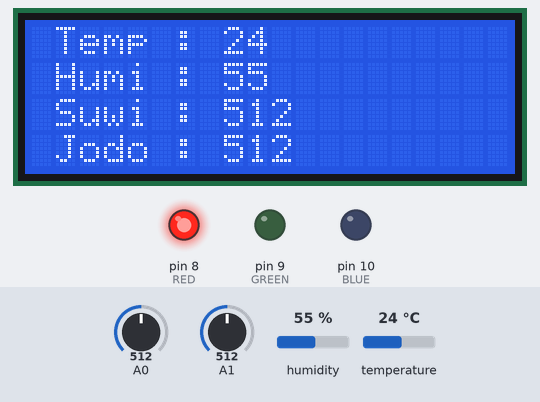
The sketch below on a simulated Arduino Uno, built with avr-gcc and run on an emulated ATmega328P. Shown: 20×4 character LCD, output pins drawn as LEDs (lit = HIGH). Dashed ring = blinking. The inputs (shaded band) are chosen by the test bench; at power-on: humidity 55 %, A0 = 512, A1 = 512, temperature 24 °C. What the sketch prints to the serial monitor is not drawn.

Above: at 7.7 s.
7.8 s: humidity set to 22 %
At 15.7 s:
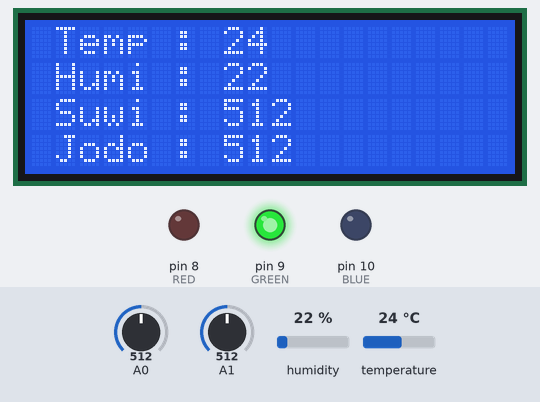
17.3 s: A0 set to 716
At 25.8 s:
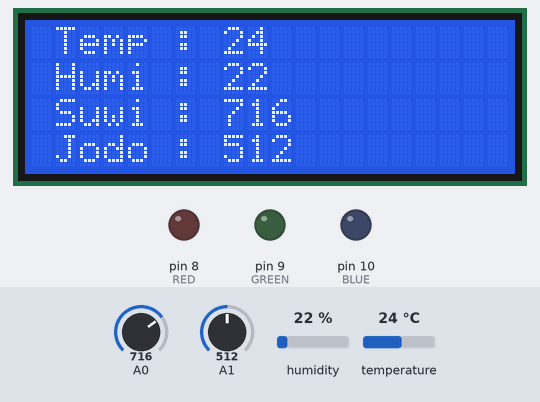
26.8 s: A1 set to 716
At 31.6 s:
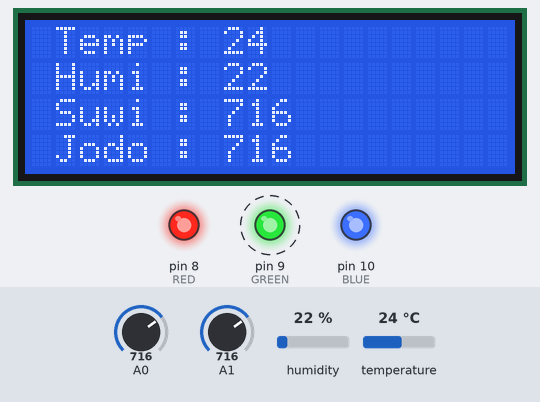
36.3 s: temperature set to 12 °C
At 45.2 s:
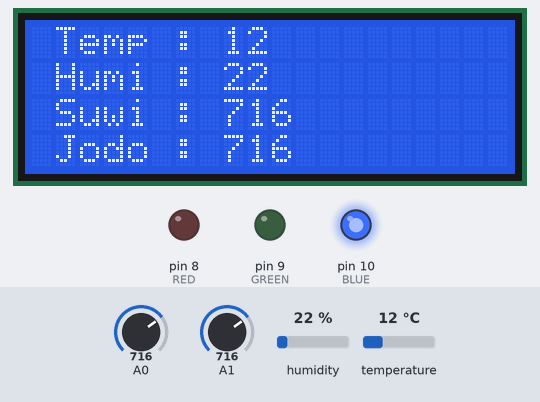
45.8 s: A0 set to 992
At 54.5 s:
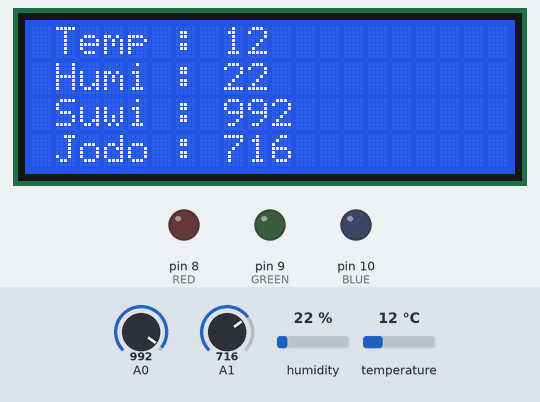
55.3 s: A1 set to 992
At 61.1 s:
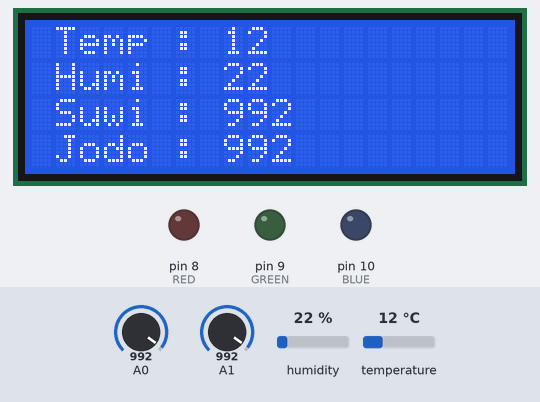
Timing chart, 0 to 65.8 s (numbered marks = the images above; inputs shaded):
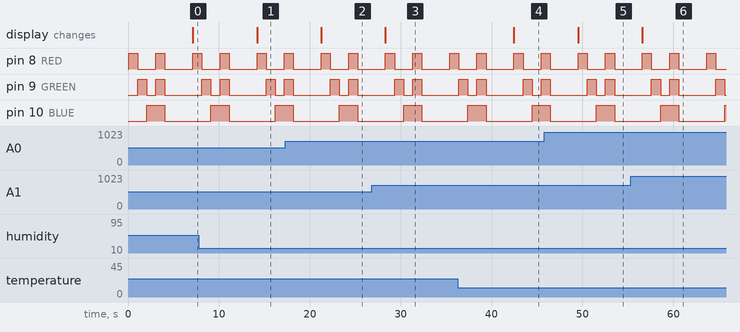

Measured:
- after the input at 7.8 s, the display: changes after 6.4 s (image 1)
- after the input at 17.3 s, the display: changes after 4.0 s (image 2)
- after the input at 26.8 s, the display: changes after 1.5 s (image 3)
- after the input at 36.3 s, the display: changes after 6.2 s (image 4)
- after the input at 45.8 s, the display: changes after 3.7 s (image 5)
- after the input at 55.3 s, the display: changes after 1.3 s (image 6)

The sketch:

1111_sum.ino
```cpp
#include <Adafruit_Sensor.h>
#include <DHT.h>
#include <DHT_U.h>
#include <LiquidCrystal_I2C.h>        //tlcd
#include <Wire.h>                     //tlcd

DHT mydht (2,DHT11);                          //온습도
LiquidCrystal_I2C mytlcd (0x27, 20, 4);        //tlcd

void setup() {
  pinMode (8, OUTPUT);   //RED
  pinMode (9, OUTPUT);     //GREEN
  pinMode (10, OUTPUT);    //BLUE
  pinMode(A1,INPUT);   //조도센서
  //A0 수위센서연결

  Serial.begin(9600);
  mydht.begin();            //온습도 센서
  mytlcd.init();          //tlcd
  mytlcd.backlight();       //tlcd

 }

void loop() {
  digitalWrite (8, HIGH);    //red on
  digitalWrite (9, LOW);
  digitalWrite (10, LOW);
  delay (1000);

  digitalWrite (8, LOW);
  digitalWrite (9, HIGH);  //green on
  digitalWrite (10, LOW);
  delay (1000);

  digitalWrite (8, LOW);
  digitalWrite (9, LOW);
  digitalWrite (10, HIGH);   //Blue on
  delay (1000);

  digitalWrite (8, HIGH);     //on  전부 on하면 화이트
  digitalWrite (9, HIGH);    //on
  digitalWrite (10, HIGH);     //on
  delay (1000);

  digitalWrite (8, 0);         //turn off
  digitalWrite (9, 0);
  digitalWrite (10, 0);
  delay (1000);

  int temp = mydht.readTemperature();   //온습도 센서
  int humi = mydht.readHumidity();        //온습도 센서
  int suwi = analogRead(A0);  // 수분센서의 신호를 측정합니다.
  int jodo = A1;   // 조도센서 연결

  Serial.print ("Temp : ");   //온습도 센서
  Serial.print (temp);        //온습도 센서
  Serial.print ("    ");        //온습도 센서
  Serial.print ("Humi : ");     //온습도 센서
  Serial.println (humi);        //온습도 센서
  Serial.print ("Suwi : ");     //수분센서
  Serial.println (suwi);     //수분센서
  delay(1000);

  jodo = analogRead(A1);  // 조도센서
  Serial.print("Jodo : ");    //조도센서
  Serial.println(jodo); //  조도센서
  Serial.println(" ");
  delay(1000);

  mytlcd.setCursor(1,0);          //temp
  mytlcd.print("Temp : ");
  mytlcd.setCursor(8,0);
  mytlcd.print (temp);

  mytlcd.setCursor(1,1);          //humi
  mytlcd.print("Humi : ");
  mytlcd.setCursor(8,1);
  mytlcd.print (humi);

  mytlcd.setCursor(1,2);        //suwi
  mytlcd.print("Suwi : ");
  mytlcd.setCursor(8,2);
  mytlcd.print (suwi);

  mytlcd.setCursor(1,3);        //jodo
  mytlcd.print("Jodo : ");
  mytlcd.setCursor(8,3);
  mytlcd.print (jodo);

}
```
